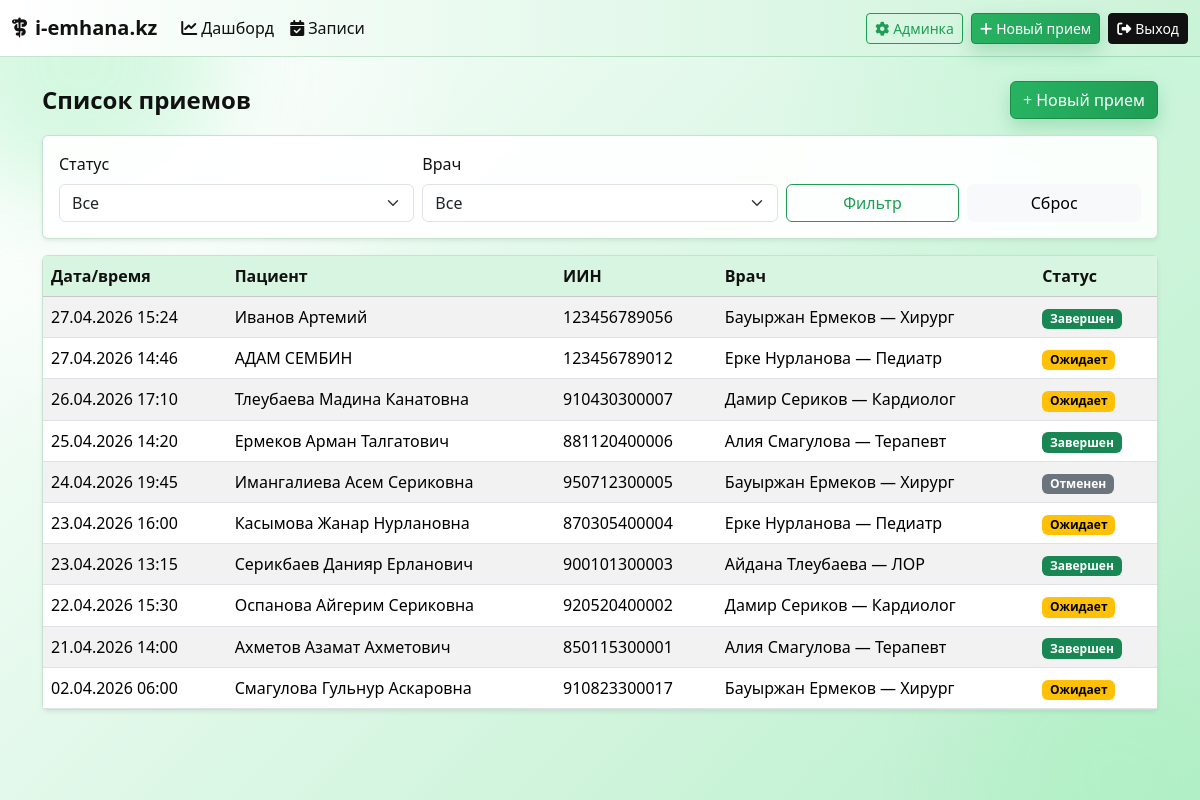
/appointments/ (signed in), run on the app's committed database.
### clinic/models.py (models this page shows, shortened)
class Appointment(models.Model):
    STATUS_CHOICES = (
        ("pending", "Ожидает"),
        ("completed", "Завершен"),
        ("cancelled", "Отменен"),
    )
    patient = models.ForeignKey(Patient, on_delete=models.CASCADE, verbose_name="Пациент")
    doctor = models.ForeignKey(Doctor, on_delete=models.CASCADE, verbose_name="Врач")
    date_time = models.DateTimeField(verbose_name="Дата и время приема")
    status = models.CharField(
        max_length=20,
        choices=STATUS_CHOICES,
        default="pending",
        verbose_name="Статус",
    )
    notes = models.TextField(blank=True, verbose_name="Жалобы/Заметки")

class Patient(models.Model):
    iin = models.CharField(max_length=12, unique=True, verbose_name="ИИН")
    full_name = models.CharField(max_length=255, verbose_name="ФИО")
    phone = models.CharField(max_length=20, verbose_name="Телефон")
    created_at = models.DateTimeField(auto_now_add=True, verbose_name="Дата регистрации")

class Doctor(models.Model):
    user = models.OneToOneField(User, on_delete=models.CASCADE, verbose_name="Пользователь")
    specialty = models.CharField(max_length=100, verbose_name="Специальность")

### clinic/views.py (the view)
# urls.py: path("appointments/", views.appointment_list_view, name="appointment_list"),
@login_required
def appointment_list_view(request):
    appointments = Appointment.objects.select_related("patient", "doctor", "doctor__user").order_by("-date_time")
    status_filter = request.GET.get("status")
    doctor_filter = request.GET.get("doctor_id")
    if status_filter:
        appointments = appointments.filter(status=status_filter)
    if doctor_filter:
        appointments = appointments.filter(doctor_id=doctor_filter)
    doctors = Doctor.objects.select_related("user").all()
    context = {
        "appointments": appointments,
        "doctors": doctors,
        "status_filter": status_filter or "",
        "doctor_filter": doctor_filter or "",
    }
    return render(request, "appointment_list.html", context)

### clinic/templates/appointment_list.html (shortened to what this page needs)
{% extends "base.html" %}
{% block content %}
  <div class="d-flex align-items-center justify-content-between mb-3">
    <h1 class="h4 fw-bold mb-0">Список приемов</h1>
    <a class="btn btn-warning" href="{% url 'clinic:appointment_create' %}">+ Новый прием</a>
  </div>
  <div class="card border-0 shadow-sm mb-3">
    <div class="card-body">
      <form method="get" class="row g-2 align-items-end">
        <div class="col-12 col-md-4">
          <label class="form-label">Статус</label>
          <select class="form-select" name="status">
            <option value="" {% if not status_filter %}selected{% endif %}>Все</option>
          </select>
        </div>
        <div class="col-12 col-md-4">
          <label class="form-label">Врач</label>
          <select class="form-select" name="doctor_id">
            <option value="" {% if not doctor_filter %}selected{% endif %}>Все</option>
          </select>
        </div>
        <div class="col-12 col-md-4 d-flex gap-2">
          <button class="btn btn-outline-light w-100" type="submit">Фильтр</button>
          <a class="btn btn-light w-100" href="{% url 'clinic:appointment_list' %}">Сброс</a>
        </div>
      </form>
    </div>
  </div>
  <div class="card border-0 shadow-sm">
    <div class="table-responsive">
      <table class="table table-striped mb-0 align-middle">
        <thead class="table-light">
          <tr>
            <th>Дата/время</th>
            <th>Пациент</th>
            <th>ИИН</th>
            <th>Врач</th>
            <th>Статус</th>
          </tr>
        </thead>
        <tbody>
          {% for a in appointments %}
            <tr>
              <td>{{ a.date_time|date:"d.m.Y H:i" }}</td>
              <td>{{ a.patient.full_name }}</td>
              <td>{{ a.patient.iin }}</td>
              <td>{{ a.doctor.user.get_full_name|default:a.doctor.user.username }} — {{ a.doctor.specialty }}</td>
              <td>
                {% if a.status == "pending" %}
                  <span class="badge text-bg-warning">Ожидает</span>
                {% elif a.status == "completed" %}
                  <span class="badge text-bg-success">Завершен</span>
                {% elif a.status == "cancelled" %}
                  <span class="badge text-bg-secondary">Отменен</span>
                {% else %}
                  <span class="badge text-bg-light">{{ a.status }}</span>
                {% endif %}
              </td>
            </tr>
          {% empty %}
            <tr>
              <td colspan="5" class="text-center text-muted py-4">Пока нет приемов.</td>
            </tr>
          {% endfor %}
        </tbody>
      </table>
    </div>
  </div>
{% endblock %}

### clinic/templates/base.html (shortened to what this page needs)
<!doctype html>
<html lang="ru">
  <head>
    <link
      href="https://cdn.jsdelivr.net/npm/bootstrap@5.3.3/dist/css/bootstrap.min.css"
      rel="stylesheet"
    />
    <link
      rel="stylesheet"
      href="https://cdnjs.cloudflare.com/ajax/libs/font-awesome/6.5.2/css/all.min.css"
    />
  </head>
  <body>
    <div class="blob one"></div>
    <div class="blob two"></div>
    <nav class="navbar navbar-expand-lg navbar-light bg-primary">
      <div class="container-fluid">
        <a class="navbar-brand fw-bold" href="{% url 'clinic:dashboard' %}">
          <i class="fa-solid fa-staff-snake me-2"></i>i-emhana.kz
        </a>
        {% if user.is_authenticated %}
          <div class="collapse navbar-collapse">
            <ul class="navbar-nav me-auto mb-2 mb-lg-0">
              <li class="nav-item">
                <a class="nav-link" href="{% url 'clinic:dashboard' %}">
                  <i class="fa-solid fa-chart-line me-1"></i>Дашборд
                </a>
              </li>
              <li class="nav-item">
                <a class="nav-link" href="{% url 'clinic:appointment_list' %}">
                  <i class="fa-solid fa-calendar-check me-1"></i>Записи
                </a>
              </li>
            </ul>
            <div class="d-flex gap-2">
              <a class="btn btn-outline-light btn-sm" href="/admin/" target="_blank" rel="noopener">
                <i class="fa-solid fa-gear me-1"></i>Админка
              </a>
              <a class="btn btn-warning btn-sm" href="{% url 'clinic:appointment_create' %}">
                <i class="fa-solid fa-plus me-1"></i>Новый прием
              </a>
              <a href="{% url 'clinic:logout' %}" class="btn btn-danger btn-sm">
                <i class="fa-solid fa-right-from-bracket me-1"></i>Выход
              </a>
            </div>
          </div>
        {% else %}
          <div class="d-flex">
            <a class="btn btn-warning btn-sm" href="{% url 'clinic:login' %}">Войти</a>
          </div>
        {% endif %}
      </div>
    </nav>
    <main class="container mt-4">
      {% block content %}{% endblock %}
    </main>
  </body>
</html>

### clinic/templates/base.html (style rules this page uses)
:root { --bg-a: #ffffff; --bg-b: #dff8e8; --bg-c: #b8efca; --panel: rgba(255, 255, 255, 0.92); --panel-border: rgba(28, 142, 71, 0.25); --text-main: #111111; --green-main: #1f9d55; }
body { min-height: 100vh; color: var(--text-main); background: radial-gradient(circle at 8% 12%, #ffffff 0%, transparent 28%), radial-gradient(circle at 92% 8%, #c9f5d9 0%, transparent 25%), linear-gradient(135deg, var(--bg-a), var(--bg-b) 45%, var(--bg-c)); }
.blob { position: fixed; width: 280px; height: 280px; border-radius: 50%; filter: blur(48px); opacity: 0.35; z-index: 0; pointer-events: none; }
.blob.one { background: #88ecab; top: -80px; left: -60px; }
.blob.two { background: #a4f0bf; bottom: -120px; right: -60px; }
.navbar { backdrop-filter: blur(12px); background: linear-gradient(90deg, #ffffff, #e5f9ec, #cbf3d8) !important; border-bottom: 1px solid var(--panel-border); z-index: 10; }
.navbar .navbar-brand, .navbar .nav-link { color: var(--text-main) !important; }
main.container { position: relative; z-index: 2; }
.card { background: var(--panel); backdrop-filter: blur(10px); border: 1px solid var(--panel-border) !important; color: var(--text-main); }
.table { color: var(--text-main); }
.table-light, .table-light th { background-color: rgba(215, 245, 225, 0.9) !important; color: var(--text-main) !important; }
.btn-warning { background: linear-gradient(90deg, #27b362, #1f9d55) !important; border-color: #1b8b4a !important; color: #ffffff !important; box-shadow: 0 8px 18px rgba(31, 157, 85, 0.25); }
.btn-outline-light { color: #1f9d55 !important; border-color: #1f9d55 !important; }
.btn-danger { background-color: #111111 !important; border-color: #111111 !important; }

### data on the page
Appointment: date_time "27.04.2026 15:24", patient.full_name "Иванов Артемий", patient.iin "123456789056", doctor.user.get_full_name "Бауыржан Ермеков", doctor.specialty "Хирург", status "Завершен"
Appointment: date_time "27.04.2026 14:46", patient.full_name "АДАМ СЕМБИН", patient.iin "123456789012", doctor.user.get_full_name "Ерке Нурланова", doctor.specialty "Педиатр", status "Ожидает"
Appointment: date_time "26.04.2026 17:10", patient.full_name "Тлеубаева Мадина Канатовна", patient.iin "910430300007", doctor.user.get_full_name "Дамир Сериков", doctor.specialty "Кардиолог", status "Ожидает"
Appointment: date_time "25.04.2026 14:20", patient.full_name "Ермеков Арман Талгатович", patient.iin "881120400006", doctor.user.get_full_name "Алия Смагулова", doctor.specialty "Терапевт", status "Завершен"
Appointment: date_time "24.04.2026 19:45", patient.full_name "Имангалиева Асем Сериковна", patient.iin "950712300005", doctor.user.get_full_name "Бауыржан Ермеков", doctor.specialty "Хирург", status "Отменен"
Appointment: date_time "23.04.2026 16:00", patient.full_name "Касымова Жанар Нурлановна", patient.iin "870305400004", doctor.user.get_full_name "Ерке Нурланова", doctor.specialty "Педиатр", status "Ожидает"
Appointment: date_time "23.04.2026 13:15", patient.full_name "Серикбаев Данияр Ерланович", patient.iin "900101300003", doctor.user.get_full_name "Айдана Тлеубаева", doctor.specialty "ЛОР", status "Завершен"
Appointment: date_time "22.04.2026 15:30", patient.full_name "Оспанова Айгерим Сериковна", patient.iin "920520400002", doctor.user.get_full_name "Дамир Сериков", doctor.specialty "Кардиолог", status "Ожидает"
Appointment: date_time "21.04.2026 14:00", patient.full_name "Ахметов Азамат Ахметович", patient.iin "850115300001", doctor.user.get_full_name "Алия Смагулова", doctor.specialty "Терапевт", status "Завершен"
Appointment: date_time "02.04.2026 06:00", patient.full_name "Смагулова Гульнур Аскаровна", patient.iin "910823300017", doctor.user.get_full_name "Бауыржан Ермеков", doctor.specialty "Хирург", status "Ожидает"
